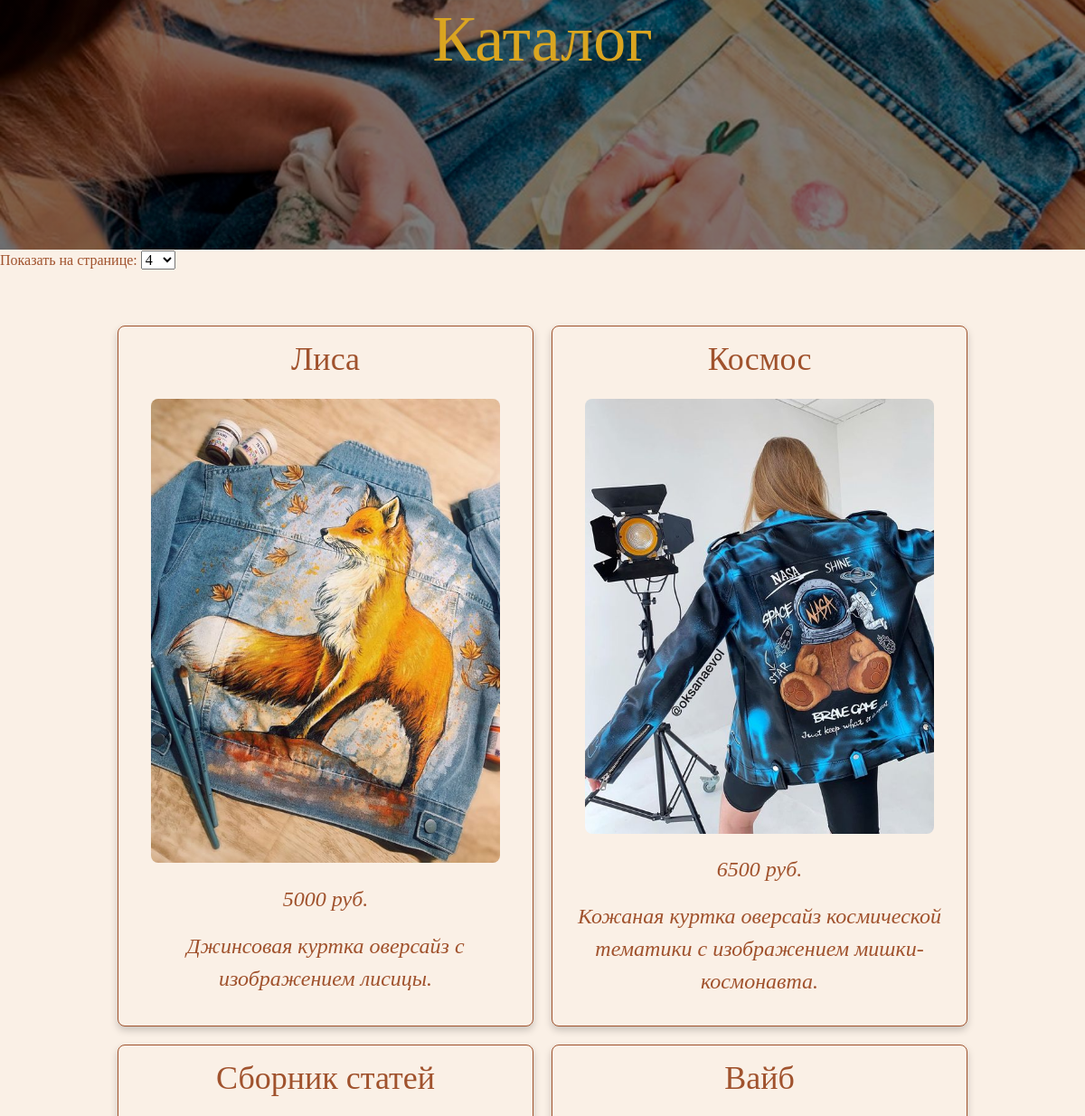
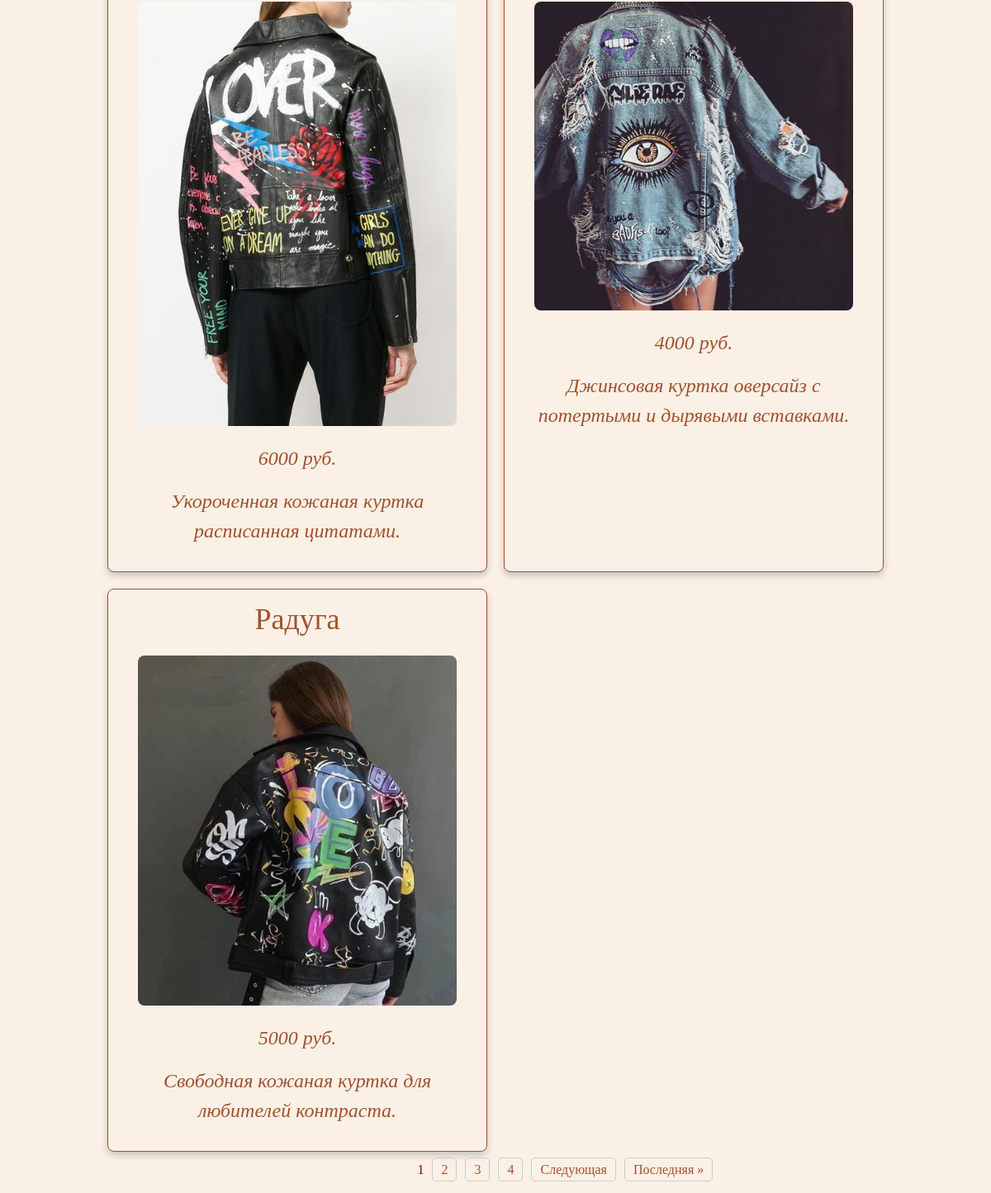
The page / on the database its author committed (2 pictures, top to bottom).
### blog/models.py (models this page shows)
class Products(models.Model):
    name_category = (
        ("jackets", "Куртки"),
        ("jeans", "Джинсы"),
        ("tshirts", "Футболки"),
        ("hoodies", "Худи"),
        ("shoes", "Кроссовки и кеды")
    )
    name = models.CharField(max_length=20)
    category = models.CharField(max_length=7, choices=name_category, default='tshirts')
    description = models.TextField()
    price = models.IntegerField()
    image_product = models.ImageField(upload_to='images_product/')

### blog/views.py (the view)
# urls.py: path('', catalog)
def catalog(request):
    cloth = Products.objects.all()
    per_page = request.GET.get('per_page', 5)
    try:
        per_page = int(per_page)
    except ValueError:
        per_page = 5
    paginator = Paginator(cloth, per_page)
    page_number = request.GET.get('page')
    type_cloth = paginator.get_page(page_number)
    context = {
        'namepage': 'catalog',
        'title': 'Каталог',
        'type_cloth': cloth,
        'type_cloth': type_cloth,
        'per_page': per_page
    }
    return render(request, 'catalogpage.html', context)
    return render(request, 'post_list.html', {'page_obj': page_obj, 'per_page': per_page})

### templates/catalogpage.html (shortened to what this page needs)
{% load static %}
<!DOCTYPE html>
<html lang="en">
<head>
    <link href="https://cdn.jsdelivr.net/npm/bootstrap@5.3.2/dist/css/bootstrap.min.css" rel="stylesheet"
>
    <link rel='stylesheet' href="{% static 'style.css' %}">
</head>
<body>
<div class="header">
    <div>
        <h1> {{title}} </h1>
    </div>
</div>
<div>
    <form method="get">
        <label for="per_page">Показать на странице:</label>
        <select name="per_page" id="per_page" onchange="this.form.submit()">
            <option value="4" {% if per_page == 4 %}selected{% endif %}>4</option>
        </select>
    </form>
</div>
<div class="container">
    <div class="clothes_list">
        {% for cloth in type_cloth %}
        <div class="clothes_item">
            <h3> {{cloth.name}} </h3>
            {% if cloth.image_product %}
            <img src="{{ cloth.image_product.url }}" alt="{{cloth.name}}" class="image_detail">
            {% endif %}
            <p>{{ cloth.price }} руб.</p>
            <p>{{ cloth.description }}</p>
        </div>
        {% endfor %}
    </div>
</div>
<div>
    <ul class="pagination">
        {% if type_cloth.has_previous %}
            <li><a href="?page=1&per_page={{ per_page }}">&laquo; Первая</a></li>
            <li><a href="?page={{ type_cloth.previous_page_number }}&per_page={{ per_page }}">Предыдущая</a></li>
        {% else %}
            <li class="disabled"><span>&laquo; Первая</span></li>
            <li class="disabled"><span>Предыдущая</span></li>
        {% endif %}
        {% for num in type_cloth.paginator.page_range %}
            {% if num == type_cloth.number %}
                <li class="current"><span>{{ num }}</span></li>
            {% else %}
                <li><a href="?page={{ num }}&per_page={{ per_page }}">{{ num }}</a></li>
            {% endif %}
        {% endfor %}
        {% if type_cloth.has_next %}
            <li><a href="?page={{ type_cloth.next_page_number }}&per_page={{ per_page }}">Следующая</a></li>
            <li><a href="?page={{ type_cloth.paginator.num_pages }}&per_page={{ per_page }}">Последняя &raquo;</a></li>
        {% else %}
            <li class="disabled"><span>Следующая</span></li>
            <li class="disabled"><span>Последняя &raquo;</span></li>
        {% endif %}
    </ul>
</div>
</body>
</html>

### static/style.css (style rules this page uses)
body { font-family: "Times New Roman", serif; background-color: linen; color: sienna; margin: 0 auto; }
.header { font-family: "21st Century", fantasy; height: 23vw; background: linear-gradient(to bottom, rgba(0, 0, 0, 0.5), rgba(0, 0, 0, 0.5)), url("/static/images/image_home.jpeg"); background-size: cover; background-position: center; display: relative; justify-content: center; text-align: center; }
.header h1 { font-size: 6vw; color: goldenrod; margin: 0px; justify-content: center; text-align: center; }
.container { padding: 10px; max-width: 80%; margin: 0 auto; }
.container p { font-size: 2vw; font-style: italic; text-align: center; }
.clothes_list { display: grid; grid-template-columns: 1fr 1fr; padding-top: 50px; gap: 20px; }
.clothes_item { background-color: linen; padding: 15px; border-radius: 8px; box-shadow: 0 4px 8px rgba(0, 0, 0, 0.2); border: 1px solid sienna; }
.clothes_item h3 { text-align: center; font-size: 3vw; }
.clothes_item p { font-size: 2vw; }
.image_detail { flex: 0 0 auto; width: 90%; max-width: 400px; height: auto; object-fit: cover; border-radius: 8px; display: block; margin: 5% auto; }
.pagination { display: flex; justify-content: center; list-style-type: none; padding: 0; }
.pagination li { margin: 0 5px; }
.pagination a { text-decoration: none; padding: 5px 10px; border: 1px solid #ccc; border-radius: 5px; color: sienna; }
.pagination .current { color: maroon; }
.pagination .disabled { color: linen; pointer-events: none; }

### rows shown on the page
Products: name "Лиса", image_product (picture), price "5000", description "Джинсовая куртка оверсайз с изображением лисицы."
Products: name "Космос", image_product (picture), price "6500", description "Кожаная куртка оверсайз космической тематики с изображением мишки-космонавта."
Products: name "Сборник статей", image_product (picture), price "6000", description "Укороченная кожаная куртка расписанная цитатами."
Products: name "Вайб", image_product (picture), price "4000", description "Джинсовая куртка оверсайз с потертыми и дырявыми вставками."
Products: name "Радуга", image_product (picture), price "5000", description "Свободная кожаная куртка для любителей контраста."

### other values the page prints
{{ title }} "Каталог"
{{ num }} "1"
{{ num }} "2" "3" "4"
